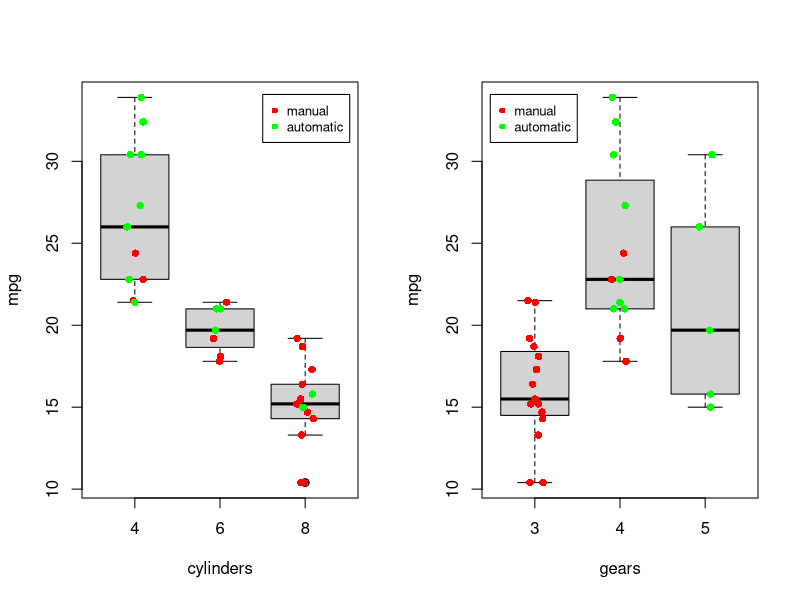
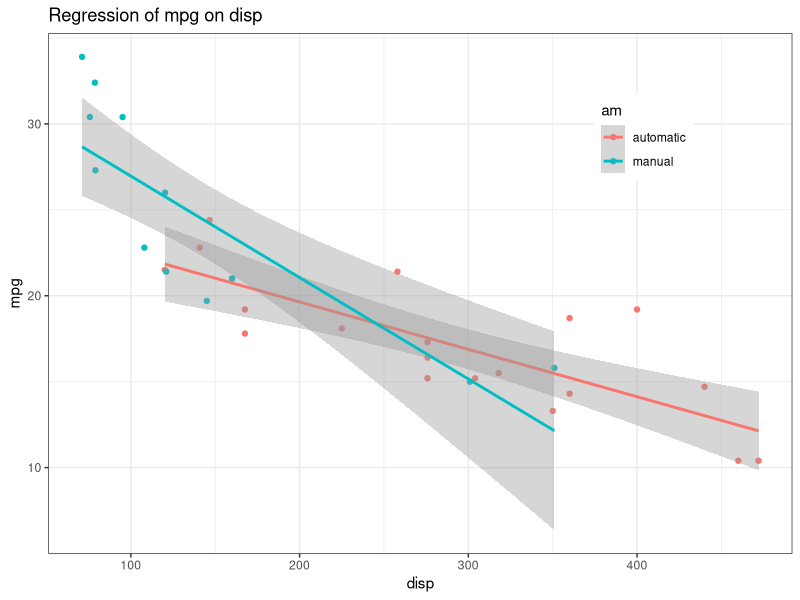
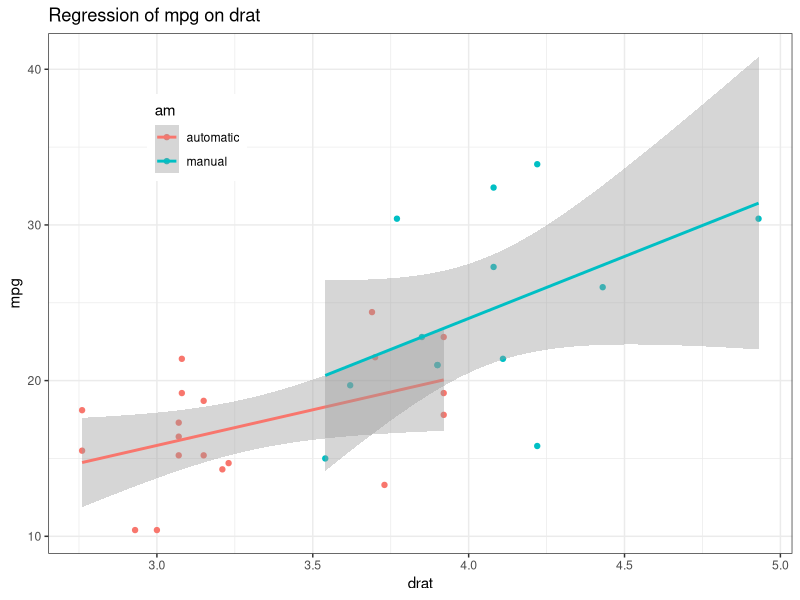
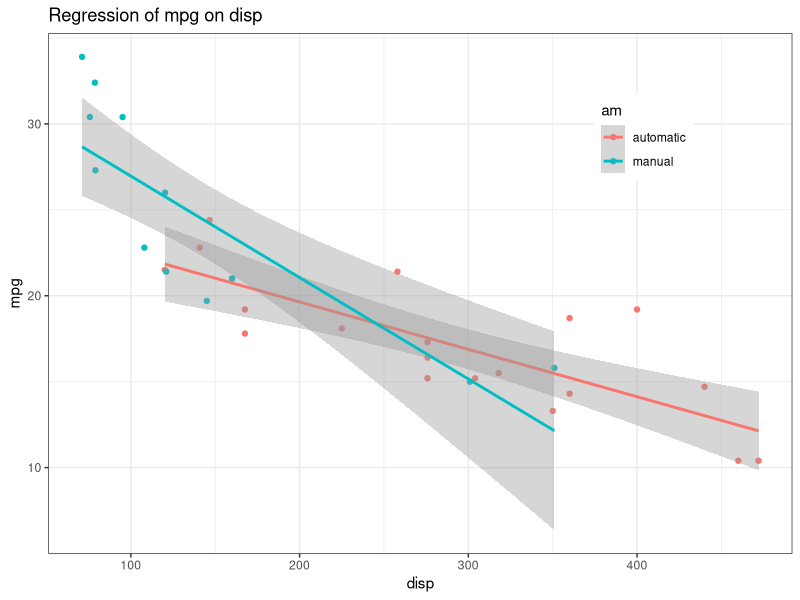
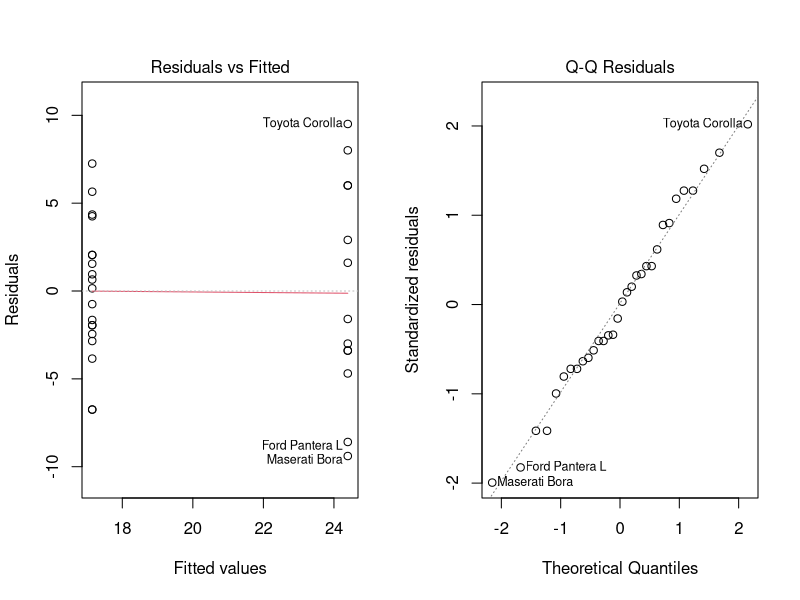

These charts were generated, in order, by the following R code:
## ---- chunk 1
setwd("C:/Users/KOLeary/Documents/GitHub/RegressionModels")
library(datasets)
data(mtcars)

# Create factors for the categorial variables
cars <- mtcars
cars$am <- factor(mtcars$am, levels=c(0,1), labels=c("automatic", "manual"))
cars$cyl <- factor(mtcars$cyl)
cars$vs <- factor(mtcars$vs, levels=c(0,1), labels=c("s", "v"))
cars$gear <- factor(mtcars$gear)
cars$carb <- factor(mtcars$carb)
## ---- chunk 2
cors <- cor(mtcars$mpg,mtcars[,-1])
cor.tests <- sapply(mtcars[, -1], cor.test, mtcars$mpg)
alphas <- sapply(0:9, function(i){ cor.tests[i*9+3]} )

results <- rbind(cors, alphas)
rownames(results) <- c("corr", "p-value")
results
## ---- chunk 3
result <- sapply( c("cyl", "vs", "gear", "carb"), function(cat){ summary( table(cars[,cat], cars$am) )} )
## ---- chunk 4
results <- rbind( sapply( c("disp", "hp", "drat", "wt", "qsec"), function(var){ t.test( cars[,var] ~ cars$am)[3] } ) )
## ---- chunk 5
fit <- lm( mpg ~ am, data=cars)
simple.fit <- fit
summary(fit)[4]
## ---- chunk 6
sumCoef <- summary(fit)$coefficients
est.automatic <- sumCoef[1,1] + c(-1, 1) * qt(.975, df = fit$df) * sumCoef[1, 2]
est.diff      <- sumCoef[2,1] + c(-1, 1) * qt(.975, df = fit$df) * sumCoef[2, 2]
coef.tab <- rbind(est.automatic, est.diff)
colnames(coef.tab) <- c("lower bound", "upper bound")
rownames(coef.tab) <- c("mean automatic", "manual - automatic")
coef.tab
## ---- chunk 7
 range(hatvalues(fit))
## ---- chunk 8
fit.wt <- lm(mpg ~ am + wt, data=cars)
summary(fit.wt)[4]
## ---- chunk 9
fit.am.wt <- lm(mpg ~ am*wt, data=cars)
summary(fit.am.wt)[4]
## ---- chunk 10
fit1 <- lm(mpg ~ am, data=cars)
fit2 <- update(fit1, mpg ~ am + wt, data=cars)
fit3 <- update(fit1, mpg ~ am + wt + am*wt, data=cars)
fit4 <- update(fit1, mpg ~ am + wt + am*wt + cyl, data=cars)
an <- anova(fit1, fit2, fit3, fit4)
## ---- chunk 11
par(mfrow=c(1,2))

plot(cars$cyl, cars$mpg, ylab="mpg", xlab="cylinders")
points(jitter(as.numeric(cars$cyl), factor=0.5), cars$mpg, col=sapply(cars$am, switch, 'red', 'green'), pch=16)
legend(x="topright", legend=c('manual', 'automatic'), pch=16, col=c('red', 'green'), cex=0.8, inset=0.03)

plot(cars$gear, cars$mpg, ylab="mpg", xlab="gears")
points(jitter(as.numeric(cars$gear), factor=0.5), cars$mpg, col=sapply(cars$am, switch, 'red', 'green'), pch=16)
legend(x="topleft", legend=c('manual', 'automatic'), pch=16, col=c('red', 'green'), cex=0.8, inset=0.03)

## ---- chunk 12
library(ggplot2)
par(mfrow=c(1, 1))

p1 <- qplot(disp, mpg, data=cars, geom=c("point", "smooth"), 
      method="lm", formula=y~x, color=am, 
      main="Regression of mpg on disp", xlab="disp", ylab="mpg") + theme_bw() + theme(legend.position = c(0.8, 0.8))

print(p1)
## ---- chunk 13

p2 <- qplot(drat, mpg, data=cars, geom=c("point", "smooth"), 
      method="lm", formula=y~x, color=am, 
      main="Regression of mpg on drat", xlab="drat", ylab="mpg") + theme_bw() + theme(legend.position = c(0.2, 0.8))

print(p2)
## ---- chunk 14

p3 <- qplot(wt, mpg, data=cars, geom=c("point", "smooth"), 
      method="lm", formula=y~x, color=am, 
      main="Regression of mpg on weight", xlab="wt", ylab="mpg") + theme_bw() + theme(legend.position = c(0.8, 0.8))

print(p1)
## ---- chunk 15
par(mfrow=c(1,2))

plot(simple.fit, which=1)
plot(simple.fit, which=2)
